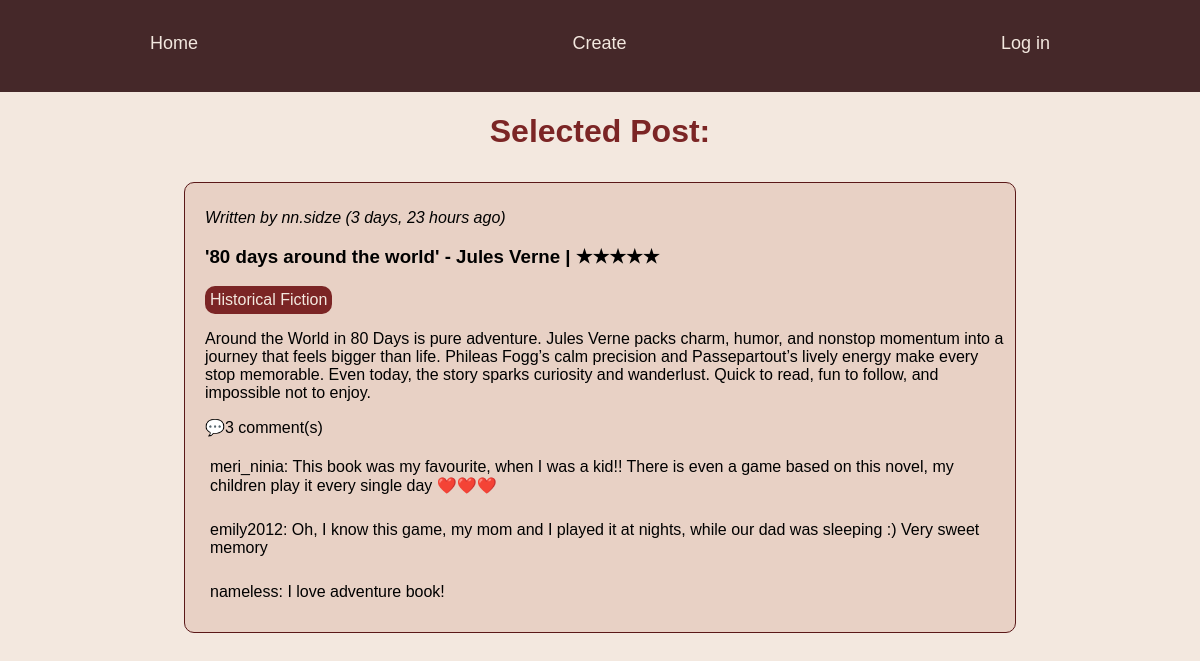
Page /review/7/ on the committed database.
### books/models.py (models this page shows, shortened)
class Review(models.Model):
    user = models.ForeignKey(User, on_delete = models.CASCADE)
    book = models.ForeignKey(Book, on_delete = models.CASCADE)
    rating = models.IntegerField(
        default = 5,
        validators=[MinValueValidator(1), MaxValueValidator(5)]
    )
    def stars(self):
            return "★" * self.rating + "☆" * (5 - self.rating)
    content = models.TextField()
    created_at = models.DateTimeField(auto_now_add=True)

class Book(models.Model):
    author = models.ForeignKey(Author, on_delete = models.CASCADE)
    title = models.CharField(max_length=200)
    genre = models.ManyToManyField(Genre)

class Author(models.Model):
    name = models.CharField(max_length=30)
    surname = models.CharField(max_length=30)
    def __str__(self):
        return f"{self.name} {self.surname}"

class Genre(models.Model):
    genre_name = models.CharField(max_length=30, unique = True)

class Comment(models.Model):
    user = models.ForeignKey(User, on_delete = models.CASCADE)
    review_post = models.ForeignKey(Review, related_name = "comments", on_delete = models.CASCADE)
    comment = models.TextField()

### users/models.py (models this page shows)
class User(AbstractUser):
    pass

### mysite/views.py (the view)
# urls.py: path('review/<int:review_id>/', details_page, name ="details"),
def details_page(request,review_id):
    try:
        review = models.Review.objects.get(id=review_id)
    except models.Review.DoesNotExist:
        return redirect("home")
    comments = models.Comment.objects.filter(review_post= review_id)
    context = {
        "review": review,
        "comments": comments,
    }
    return render(request, "details.html", context)

### templates/details.html (shortened to what this page needs)
{% load static %}
<!DOCTYPE html>
<html lang="en">
<head>
    <link rel="stylesheet" href="{% static 'css/style.css' %}">
</head>
<body>
    <div class = "main-container sticky-header">
            <div class = "menu-items">
                <a class="menu-item" href="{% url 'home' %}">Home</a>
                <p class="menu-item">Create</p>
                    {%if request.user.is_authenticated%}
                    <form method = "POST" action="{%url 'logout'%}">
                        {%csrf_token%}
                        <button class = "logout menu-item">Log out</button>
                    </form>
                    {%else%}
                        <a href="{%url 'login'%}" class= "menu-item">Log in</a>
                    {%endif%}
            </div>
    </div>
    <div class = "greeting">
        <h1>Selected Post:</h1>
    </div>
    <div class = "posts-container ">
            <div class = "post-style">
                <p><i>Written by {{review.user.username}} ({{review.created_at|timesince}} ago)</i></p>
                <h3>'{{review.book.title}}' - {{review.book.author}} | {{review.stars}}</h3>
                    <div class = "genres">
                            <div class ="genre">
                                {% for genre in review.book.genre.all %}
                                {{ genre.genre_name }}{% if not forloop.last %}, {% endif %}
                            {% endfor %}
                            </div>
                    </div>
                <p>{{review.content}}</p>
                <span class="comments-count">💬{{review.comments.all|length}} comment(s)</span>
                <div class="comment-section">
                        {%for comment in review.comments.all%}
                        <div class="comment-details">
                            <p class="comment-items">
                            {{comment.user.username}}:
                            {{comment.comment}}
                            </p>
                        </div>
                    {%endfor%}
                </div>
            </div>
    </div>
</body>
</html>

### static/css/style.css (style rules this page uses)
body { font-family:'Gill Sans', 'Gill Sans MT', Calibri, 'Trebuchet MS', sans-serif; background-color: rgb(243, 232, 223); margin: 0; padding:0; }
a { color:black; text-decoration: none; }
.main-container { position: sticky; top:0; z-index: 1000; margin:auto; background-color: rgb(69, 40, 41); }
.menu-items { padding: 15px 150px 20px 150px; display: flex; align-items: center; justify-content: space-between; }
.menu-item { font-size:18px; color: rgb(243, 232, 223); }
.greeting { color:rgb(123, 37, 37); justify-content:center; display:flex; }
.posts-container { width:auto; height:fit-content; display:grid; justify-content: center; }
.post-style { background-color:rgb(232, 209, 197); width:800px; height:fit-content; justify-content:left; padding: 10px 10px 10px 20px ; border-radius: 10px; border: 1px solid rgb(90, 24, 24); margin: 10px 0 10px 0; }
.genre { border: 10px; width:fit-content; height:auto; background-color:rgb(123, 37, 37) ; border-radius: 10px; color:rgb(243, 232, 223); padding:5px; }
.comment-items { border-radius: 2px; border-radius:5px; padding:5px; }

### rows in the picture
Review: user.username "nn.sidze", created_at "3 days, 23 hours", book "80 days around the world", book.author "Jules Verne", stars "★★★★★", content "Around the World in 80 Days is pure adventure. Jules Verne packs charm, humor, and nonstop momentum into a journey that feels bigger than life. Phileas Fogg’s calm precision and Passepartout’s lively energy make every stop memorable. Even today, the story sparks curiosity and wanderlust. Quick to read, fun to follow, and impossible not to enjoy.", comments.all|length "3"
Genre: genre_name "Historical Fiction"
Comment: user.username "meri_ninia", comment "This book was my favourite, when I was a kid!! There is even a game based on this novel, my children play it every single day ❤️❤️❤️"
Comment: user.username "emily2012", comment "Oh, I know this game, my mom and I played it at nights, while our dad was sleeping :) Very sweet memory"
Comment: user.username "nameless", comment "I love adventure book!"
